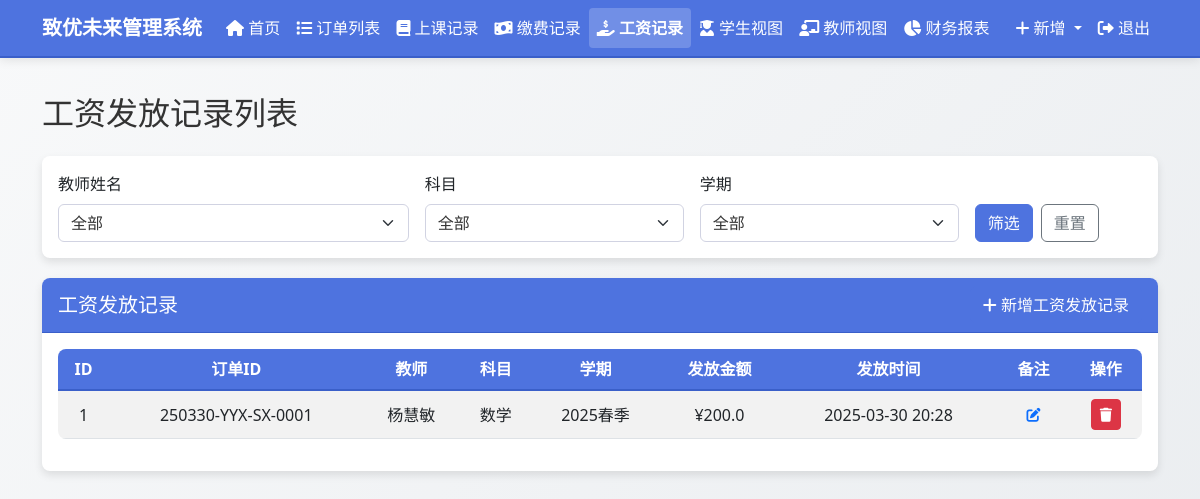
The app's page /salary_records (signed in), older data.
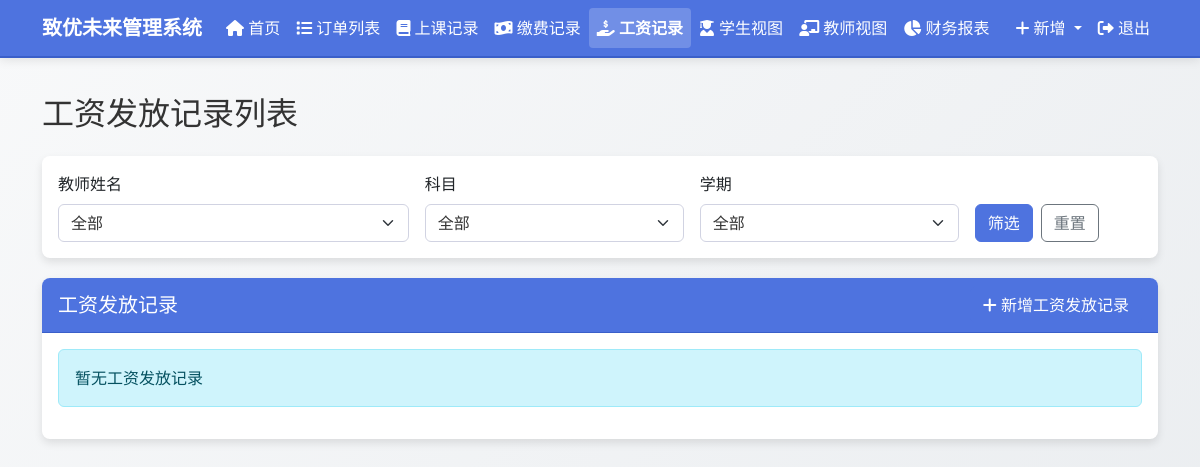
The same page, newer data.
### models.py (models this page shows, shortened)
class SalaryRecord(db.Model):
    id = db.Column(db.Integer, primary_key=True)
    order_id = db.Column(db.Integer, db.ForeignKey('order.id'), nullable=False)
    teacher_name = db.Column(db.String(100), nullable=False)
    subject = db.Column(db.String(100), nullable=False)
    semester = db.Column(db.String(100), nullable=False)
    salary_amount = db.Column(db.Float, nullable=False)
    payment_time = db.Column(db.DateTime, nullable=False, default=datetime.now)
    note = db.Column(db.Text, nullable=True)
    created_at = db.Column(db.DateTime, default=datetime.now)

class Order(db.Model):
    id = db.Column(db.Integer, primary_key=True)
    order_number = db.Column(db.String(50),
                             unique=True,
                             nullable=False,
                             default="")
    student_name = db.Column(db.String(100), nullable=False)
    subject = db.Column(db.String(100), nullable=False)
    teacher_name = db.Column(db.String(100), nullable=False)
    semester = db.Column(db.String(100), nullable=False)
    total_classes = db.Column(db.Integer, default=0)
    completed_classes = db.Column(db.Integer, default=0)
    remaining_classes = db.Column(db.Integer, default=0)
    class_price = db.Column(db.Float, default=0.0)
    salary_price = db.Column(db.Float, default=0.0)  # 新增工资单价字段
    total_price = db.Column(db.Float, default=0.0)
    paid_amount = db.Column(db.Float, default=0.0)
    used_amount = db.Column(db.Float, default=0.0)
    remaining_amount = db.Column(db.Float, default=0.0)  # 已缴费用 - 已销费用
    payable_amount = db.Column(db.Float, default=0.0)  # 订单总价 - 已缴费用
    payable_salary = db.Column(db.Float, default=0.0)
    paid_salary = db.Column(db.Float, default=0.0)
    remaining_salary = db.Column(db.Float, default=0.0)
    order_note = db.Column(db.Text, nullable=True)
    teacher_note = db.Column(db.Text, nullable=True)
    student_note = db.Column(db.Text, nullable=True)
    created_at = db.Column(db.DateTime, default=datetime.now)
    class_records = db.relationship('ClassRecord', backref='order', lazy=True)
    payment_records = db.relationship('PaymentRecord',
                                      backref='order',
                                      lazy=True)
    salary_records = db.relationship('SalaryRecord',
                                     backref='order',
                                     lazy=True)

### routes.py (the view)
@app.route('/salary_records')
@login_required
def salary_records_list():
    teacher_name = request.args.get('teacher_name', '')
    subject = request.args.get('subject', '')
    semester = request.args.get('semester', '')
    query = SalaryRecord.query
    if teacher_name:
        query = query.filter(SalaryRecord.teacher_name == teacher_name)
    if subject:
        query = query.filter(SalaryRecord.subject == subject)
    if semester:
        query = query.filter(SalaryRecord.semester == semester)
    salary_records = query.order_by(SalaryRecord.payment_time.desc()).all()
    all_teachers = db.session.query(SalaryRecord.teacher_name).distinct().all()
    all_subjects = db.session.query(SalaryRecord.subject).distinct().all()
    all_semesters = db.session.query(SalaryRecord.semester).distinct().all()
    order_form = OrderForm()
    class_record_form = ClassRecordForm()
    payment_record_form = PaymentRecordForm()
    salary_record_form = SalaryRecordForm()
    all_orders = Order.query.all()
    class_record_form.order_id.choices = [
        (order.id,
         f"{order.order_number} - {order.student_name} - {order.subject}")
        for order in all_orders
    ]
    payment_record_form.order_id.choices = [
        (order.id,
         f"{order.order_number} - {order.student_name} - {order.subject}")
        for order in all_orders
    ]
    salary_record_form.order_id.choices = [
        (order.id,
         f"{order.order_number} - {order.teacher_name} - {order.subject}")
        for order in all_orders
    ]
    return render_template(
        'salary_records_list.html',
        title='工资发放记录',
        salary_records=salary_records,
        all_teachers=[teacher[0] for teacher in all_teachers],
        all_subjects=[subject[0] for subject in all_subjects],
        all_semesters=[semester[0] for semester in all_semesters],
        selected_teacher=teacher_name,
        selected_subject=subject,
        selected_semester=semester,
        edit_note_form=EditNoteForm(),
        order_form=order_form,
        class_record_form=class_record_form,
        payment_record_form=payment_record_form,
        salary_record_form=salary_record_form)

### forms.py
class OrderForm(FlaskForm):
    student_name = StringField('学生姓名', validators=[DataRequired()])
    subject = StringField('科目', validators=[DataRequired()])
    teacher_name = StringField('教师姓名', validators=[DataRequired()])
    semester = StringField('学期', validators=[DataRequired()])
    total_classes = IntegerField('总课程数', validators=[DataRequired(), NumberRange(min=1)])
    class_price = FloatField('课程单价', validators=[DataRequired(), NumberRange(min=0)])
    salary_price = FloatField('工资单价', validators=[DataRequired(), NumberRange(min=0)])
    order_note = TextAreaField('订单备注', validators=[Optional()])
    submit = SubmitField('保存')

### app.py (called while the page is built)
@login_manager.user_loader
def load_user(user_id):
    from models import User
    return User.query.get(int(user_id))

### templates/salary_records_list.html (shortened to what this page needs)
{% extends "layout.html" %}
{% block content %}
<h2 class="mb-4">工资发放记录列表</h2>
<div class="card filter-card">
    <div class="card-body">
        <form method="get" action="{{ url_for('salary_records_list') }}" class="row g-3">
            <div class="col-md-4">
                <label for="teacher_name" class="form-label">教师姓名</label>
                <select name="teacher_name" id="teacher_name" class="form-select">
                    <option value="">全部</option>
                </select>
            </div>
            <div class="col-md-3">
                <label for="subject" class="form-label">科目</label>
                <select name="subject" id="subject" class="form-select">
                    <option value="">全部</option>
                </select>
            </div>
            <div class="col-md-3">
                <label for="semester" class="form-label">学期</label>
                <select name="semester" id="semester" class="form-select">
                    <option value="">全部</option>
                </select>
            </div>
            <div class="col-md-2 d-flex align-items-end">
                <button type="submit" class="btn btn-primary">筛选</button>
                <a href="{{ url_for('salary_records_list') }}" class="btn btn-outline-secondary ms-2">重置</a>
            </div>
        </form>
    </div>
</div>
<div class="card">
    <div class="card-header d-flex justify-content-between align-items-center">
        <h5 class="mb-0">工资发放记录</h5>
        <button type="button" class="btn btn-primary" data-bs-toggle="modal" data-bs-target="#newSalaryModal">
            <i class="fas fa-plus"></i> 新增工资发放记录
        </button>
    </div>
    <div class="card-body">
        {% if salary_records %}
        <div class="table-responsive">
            <table class="table table-striped table-hover">
                <thead>
                    <tr>
                        <th>ID</th>
                        <th>订单ID</th>
                        <th>教师</th>
                        <th>科目</th>
                        <th>学期</th>
                        <th>发放金额</th>
                        <th>发放时间</th>
                        <th>备注</th>
                        <th>操作</th>
                    </tr>
                </thead>
                <tbody>
                    {% for record in salary_records %}
                    <tr>
                        <td>{{ record.id }}</td>
                        <td>{{ record.order.order_number }}</td>
                        <td>{{ record.teacher_name }}</td>
                        <td>{{ record.subject }}</td>
                        <td>{{ record.semester }}</td>
                        <td>¥{{ record.salary_amount }}</td>
                        <td>{{ record.payment_time.strftime('%Y-%m-%d %H:%M') }}</td>
                        <td>
                            <button type="button" class="btn btn-sm btn-link edit-note"
                                    data-bs-toggle="modal" data-bs-target="#editNoteModal"
                                    data-note-id="{{ record.id }}"
                                    data-note-type="salary_note"
                                    data-note-text="{{ record.note or '' }}">
                                <i class="fas fa-edit"></i>
                            </button>
                        </td>
                        <td>
                            <button type="button" class="btn btn-sm btn-danger delete-salary-record"
                                    data-record-id="{{ record.id }}"
                                    data-teacher-name="{{ record.teacher_name }}"
                                    data-salary-amount="{{ record.salary_amount }}"
                                    data-payment-time="{{ record.payment_time.strftime('%Y-%m-%d %H:%M') }}">
                                <i class="fas fa-trash"></i>
                            </button>
                        </td>
                    </tr>
                    {% endfor %}
                </tbody>
            </table>
        </div>
        {% else %}
        <div class="alert alert-info">暂无工资发放记录</div>
        {% endif %}
    </div>
</div>
{% endblock %}

Row changes from the older to the newer data that the page shows:
removed SalaryRecord: id "1", order.order_number "250330-YYX-SX-0001", teacher_name "杨慧敏", subject "数学", semester "2025春季", salary_amount "200.0", payment_time "2025-03-30 20:28"
Text that changed along with them:
text no longer shown: "ID 订单ID 教师 科目 学期 发放金额 发放时间 备注 操作"
text now shown: "暂无工资发放记录"
